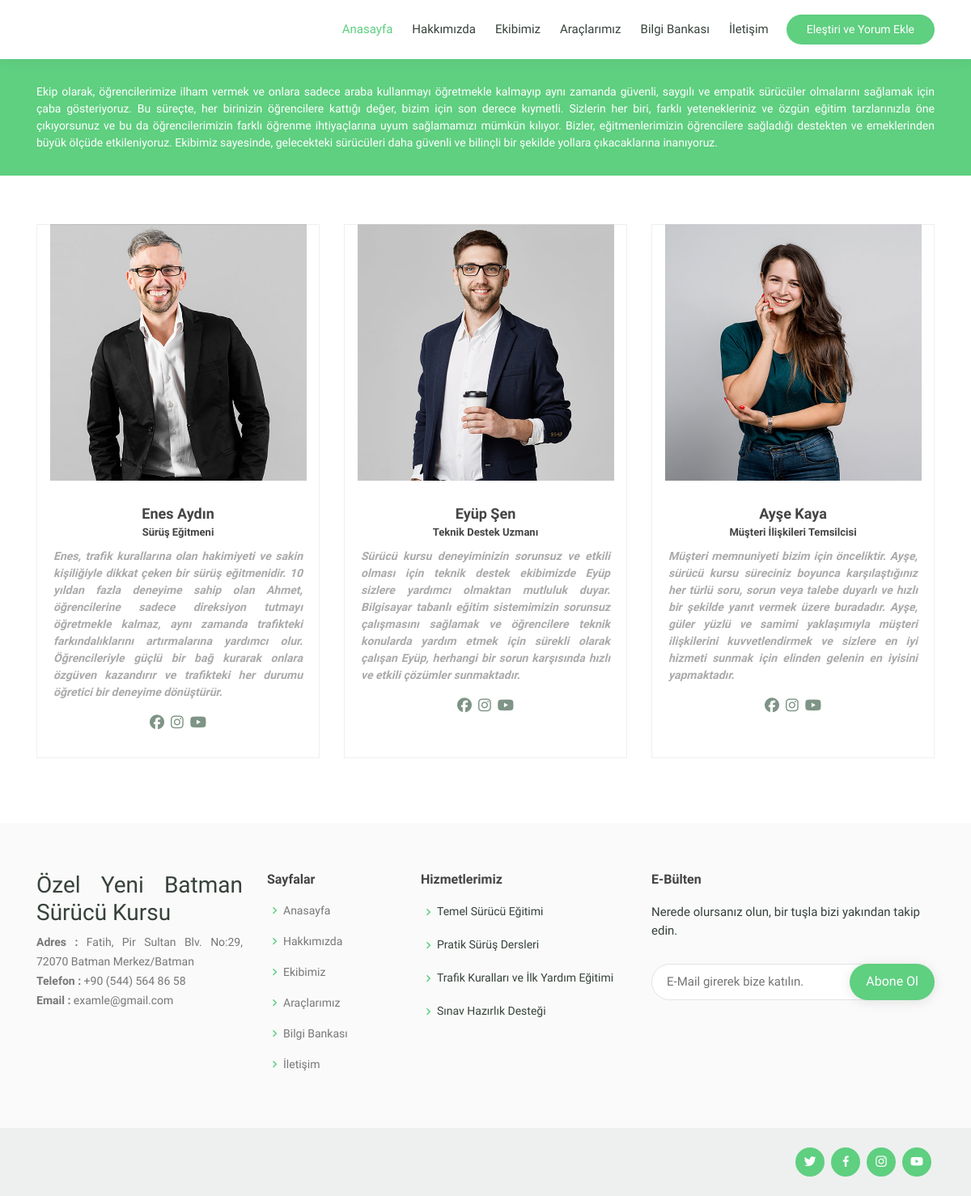
The app's page /ekip.php with its own data.
### tables this page shows
CREATE TABLE `ekip` (
  `ekip_id` int(11) NOT NULL,
  `ekip_isim` varchar(240) NOT NULL,
  `ekip_resim` varchar(250) NOT NULL,
  `ekip_konum` varchar(200) NOT NULL,
  `ekip_aciklama` text NOT NULL,
  `ekip_facebook` varchar(240) NOT NULL,
  `ekip_instagram` varchar(240) NOT NULL,
  `ekip_youtube` varchar(240) NOT NULL,
  `ekip_sira` int(11) NOT NULL
);

CREATE TABLE `ayarlar` (
  `ayar_id` int(1) NOT NULL,
  `ayar_baslik` varchar(250) NOT NULL,
  `ayar_aciklama` text NOT NULL,
  `ayar_anahtar` varchar(400) NOT NULL,
  `ayar_logo` varchar(120) NOT NULL,
  `ayar_adres` varchar(200) NOT NULL,
  `ayar_telefon` varchar(25) NOT NULL,
  `ayar_email` varchar(80) NOT NULL,
  `ayar_facebook` varchar(150) NOT NULL,
  `ayar_instagram` varchar(150) NOT NULL,
  `ayar_youtube` varchar(150) NOT NULL,
  `ayar_twitter` varchar(150) NOT NULL
);

### ekip.php (the view)
<?php require_once 'header.php'; ?>
  <main id="main" data-aos="fade-in" style="font-family: 'Work Sans', sans-serif;">
    <div class="breadcrumbs">
      <div class="container">
        <p style="text-align:justify;">Ekip olarak, öğrencilerimize ilham vermek ve onlara sadece araba kullanmayı öğretmekle kalmayıp aynı zamanda güvenli, saygılı ve empatik sürücüler olmalarını sağlamak için çaba gösteriyoruz. Bu süreçte, her birinizin öğrencilere kattığı değer, bizim için son derece kıymetli. Sizlerin her biri, farklı yetenekleriniz ve özgün eğitim tarzlarınızla öne çıkıyorsunuz ve bu da öğrencilerimizin farklı öğrenme ihtiyaçlarına uyum sağlamamızı mümkün kılıyor. Bizler, eğitmenlerimizin öğrencilere sağladığı destekten ve emeklerinden büyük ölçüde etkileniyoruz. Ekibimiz sayesinde, gelecekteki sürücüleri daha güvenli ve bilinçli bir şekilde yollara çıkacaklarına inanıyoruz.</p>
      </div>
    </div>
    <section id="trainers" class="trainers" style="font-family: 'Work Sans', sans-serif;">
      <div class="container" data-aos="fade-up">
        <div class="row" data-aos="zoom-in" data-aos-delay="100">
        <?php
$ekipsor=$baglanti->prepare("SELECT * FROM ekip ");
$ekipsor->execute(array());
while ($ekipcek=$ekipsor->fetch(PDO::FETCH_ASSOC)) {
        ?>
          <div class="col-lg-4 col-md-6 d-flex align-items-stretch" style="font-family: 'Jura', sans-serif;">
            <div class="member">
              <img style="width:317px; height:317px" src="admin/resimler/ekip/<?php echo $ekipcek['ekip_resim'];?>" class="img-fluid" alt="">
              <div class="member-content">
                <h4><?php echo $ekipcek['ekip_isim'];?></h4>
                <span style=" font-style: normal; font-weight: bold;"><?php echo $ekipcek['ekip_konum'];?></span>
                <span style=" font-style: normal; font-weight: bold; text-align: justify;"><?php echo $ekipcek['ekip_aciklama'];?></span>
                  <div class="social">
                  <a href="<?php echo $ekipcek['ekip_facebook']?>"><i class="fa-brands fa-facebook"></i></a>
                  <a href="<?php echo $ekipcek['ekip_instagram']?>"><i class="fa-brands fa-instagram"></i>
                  <a href="<?php echo $ekipcek['ekip_youtube']?>"><i class="fa-brands fa-youtube"></i></a>
                </div>
              </div>
            </div>
          </div>
      <?php } ?>
        </div>
      </div>
    </section>
  </main>
<?php require_once 'footer.php'; ?>

### footer.php (shortened to what this page needs)
  <footer id="footer">
    <div class="footer-top">
      <div class="container">
        <div class="row">
          <div class="col-lg-3 col-md-6 footer-contact" style="font-family: 'Work Sans', sans-serif; text-align: justify;">
            <h3>Özel Yeni Batman Sürücü Kursu</h3>
            <p>
              <strong>Adres : </strong><?php echo $ayarcek['ayar_adres'];?><br>
              <strong>Telefon : </strong><?php echo $ayarcek['ayar_telefon'];?><br>
              <strong>Email : </strong><?php echo $ayarcek['ayar_email'];?><br>
            </p>
          </div>
          <div class="col-lg-2 col-md-6 footer-links" style="font-family: 'Work Sans', sans-serif;">
            <h4 style="font-family: 'Jura', sans-serif;">Sayfalar</h4>
            <ul>
              <li><i class="bx bx-chevron-right"></i> <a href="index.php">Anasayfa</a></li>
              <li><i class="bx bx-chevron-right"></i> <a href="hakkimizda.php">Hakkımızda</a></li>
              <li><i class="bx bx-chevron-right"></i> <a href="ekip.php">Ekibimiz</a></li>
              <li><i class="bx bx-chevron-right"></i> <a href="arac.php">Araçlarımız</a></li>
              <li><i class="bx bx-chevron-right"></i> <a href="blog.php">Bilgi Bankası</a></li>
              <li><i class="bx bx-chevron-right"></i> <a href="iletisim.php">İletişim</a></li>
            </ul>
          </div>
          <div class="col-lg-3 col-md-6 footer-links" style="font-family: 'Work Sans', sans-serif;">
            <h4 style="font-family: 'Jura', sans-serif;">Hizmetlerimiz</h4>
            <ul>
              <li><i class="bx bx-chevron-right"></i>Temel Sürücü Eğitimi</li>
              <li><i class="bx bx-chevron-right"></i>Pratik Sürüş Dersleri</li>
              <li><i class="bx bx-chevron-right"></i>Trafik Kuralları ve İlk Yardım Eğitimi</li>
              <li><i class="bx bx-chevron-right"></i>Sınav Hazırlık Desteği</li>
            </ul>
          </div>
          <div class="col-lg-4 col-md-6 footer-newsletter" style="font-family: 'Work Sans', sans-serif;">
            <h4 style="font-family: 'Jura', sans-serif;">E-Bülten</h4>
            <p>Nerede olursanız olun, bir tuşla bizi yakından takip edin.</p>
            <form action="admin/islem.php" method="post">
              <input type="email" name="email" placeholder="E-Mail girerek bize katılın.">
              <input name="abone"type="submit" value="Abone Ol">
            </form>
          </div>
        </div>
      </div>
    </div>
    <div class="container d-md-flex py-4">
      <div class="social-links text-center text-md-right pt-3 pt-md-0">
        <a href="<?php echo $ayarcek['ayar_twitter']?>"class="twitter"><i class="bx bxl-twitter"></i></a>
        <a href="<?php echo $ayarcek['ayar_facebook']?>" class="facebook"><i class="bx bxl-facebook"></i></a>
        <a href="<?php echo $ayarcek['ayar_instagram']?>" class="instagram"><i class="bx bxl-instagram"></i></a>
        <a href="<?php echo $ayarcek['ayar_youtube']?>" class="youtube"><i class="bx bxl-youtube"></i></a>
      </div>
    </div>
  </footer>
</body>
</html>

### assets/css/style.css (style rules this page uses)
body { font-family: font-family: 'Jura', sans-serif; color: #444444; }
a { color: #5fcf80; text-decoration: none; }
h1, h2, h3, h4, h5, h6 { font-family: font-family: 'Jura', sans-serif; }
section { padding: 60px 0; overflow: hidden; }
.breadcrumbs { margin-top: 73px; text-align: center; background: #5fcf80; padding: 30px 0; color: #fff; }
.breadcrumbs p { font-size: 14px; margin-bottom: 0; }
.trainers .member { text-align: center; margin-bottom: 20px; background: #fff; border: 1px solid #eef0ef; }
.trainers .member img { margin: -1px -1px 30px -1px; }
.trainers .member .member-content { padding: 0 20px 30px 20px; }
.trainers .member h4 { font-weight: 700; margin-bottom: 2px; font-size: 18px; }
.trainers .member span { font-style: italic; display: block; font-size: 13px; }
.trainers .member p { padding-top: 10px; font-size: 14px; font-style: italic; color: #aaaaaa; }
.trainers .member .social { margin-top: 15px; }
.trainers .member .social a { color: #7e9486; transition: 0.3s; }
.trainers .member .social i { font-size: 18px; margin: 0 2px; }
#footer { color: #37423b; font-size: 14px; background: #eef0ef; }
#footer .footer-top { padding: 60px 0 30px 0; background: #f9faf9; }
#footer .footer-top .footer-contact { margin-bottom: 30px; }
#footer .footer-top .footer-contact p { font-size: 14px; line-height: 24px; margin-bottom: 0; font-family: font-family: 'Jura', sans-serif; color: #777777; }
#footer .footer-top h4 { font-size: 16px; font-weight: bold; color: #444444; position: relative; padding-bottom: 12px; }
#footer .footer-top .footer-links { margin-bottom: 30px; }
#footer .footer-top .footer-links ul { list-style: none; padding: 0; margin: 0; }
#footer .footer-top .footer-links ul i { padding-right: 2px; color: #5fcf80; font-size: 18px; line-height: 1; }
#footer .footer-top .footer-links ul li { padding: 10px 0; display: flex; align-items: center; }
#footer .footer-top .footer-links ul li:first-child { padding-top: 0; }
#footer .footer-top .footer-links ul a { color: #777777; transition: 0.3s; display: inline-block; line-height: 1; }
#footer .footer-newsletter { font-size: 15px; }
#footer .footer-newsletter h4 { font-size: 16px; font-weight: bold; color: #444444; position: relative; padding-bottom: 12px; }
#footer .footer-newsletter form { margin-top: 30px; background: #fff; padding: 6px 10px; position: relative; border-radius: 50px; text-align: left; border: 1px solid #e0e5e2; }
#footer .footer-newsletter form input[type="email"] { border: 0; padding: 4px 8px; width: calc(100% - 100px); }
#footer .footer-newsletter form input[type="submit"] { position: absolute; top: -1px; right: -1px; bottom: -1px; border: 0; background: none; font-size: 16px; padding: 0 20px 2px 20px; background: #5fcf80; color: #fff; transition: 0.3s; border-radius: 50px; box-shadow: 0px 2px 15px rgba(0, 0, 0, 0.1); }
#footer .social-links a { font-size: 18px; display: inline-block; background: #5fcf80; color: #fff; line-height: 1; padding: 8px 0; margin-right: 4px; border-radius: 50%; text-align: center; width: 36px; height: 36px; transition: 0.3s; }

### records on screen
ekip: ekip_resim (picture), ekip_isim "Enes Aydın", ekip_konum "Sürüş Eğitmeni", ekip_aciklama "Enes, trafik kurallarına olan hakimiyeti ve sakin kişiliğiyle dikkat çeken bir sürüş eğitmenidir. 10 yıldan fazla deneyime sahip olan Ahmet, öğrencilerine sadece direksiyon tutmayı öğretmekle kalmaz, aynı zamanda trafikteki farkındalıklarını artırmalarına yardımcı olur. Öğrencileriyle güçlü bir bağ kurarak onlara özgüven kazandırır ve trafikteki her durumu öğretici bir deneyime dönüştürür."
ekip: ekip_resim (picture), ekip_isim "Eyüp Şen", ekip_konum "Teknik Destek Uzmanı", ekip_aciklama "Sürücü kursu deneyiminizin sorunsuz ve etkili olması için teknik destek ekibimizde Eyüp sizlere yardımcı olmaktan mutluluk duyar. Bilgisayar tabanlı eğitim sistemimizin sorunsuz çalışmasını sağlamak ve öğrencilere teknik konularda yardım etmek için sürekli olarak çalışan Eyüp, herhangi bir sorun karşısında hızlı ve etkili çözümler sunmaktadır."
ekip: ekip_resim (picture), ekip_isim "Ayşe Kaya", ekip_konum "Müşteri İlişkileri Temsilcisi", ekip_aciklama "Müşteri memnuniyeti bizim için önceliktir. Ayşe, sürücü kursu süreciniz boyunca karşılaştığınız her türlü soru, sorun veya talebe duyarlı ve hızlı bir şekilde yanıt vermek üzere buradadır. Ayşe, güler yüzlü ve samimi yaklaşımıyla müşteri ilişkilerini kuvvetlendirmek ve sizlere en iyi hizmeti sunmak için elinden gelenin en iyisini yapmaktadır."
ayarlar: ayar_adres "Fatih, Pir Sultan Blv. No:29, 72070 Batman Merkez/Batman", ayar_telefon "+90 (544) 564 86 58", ayar_email "examle@gmail.com"
